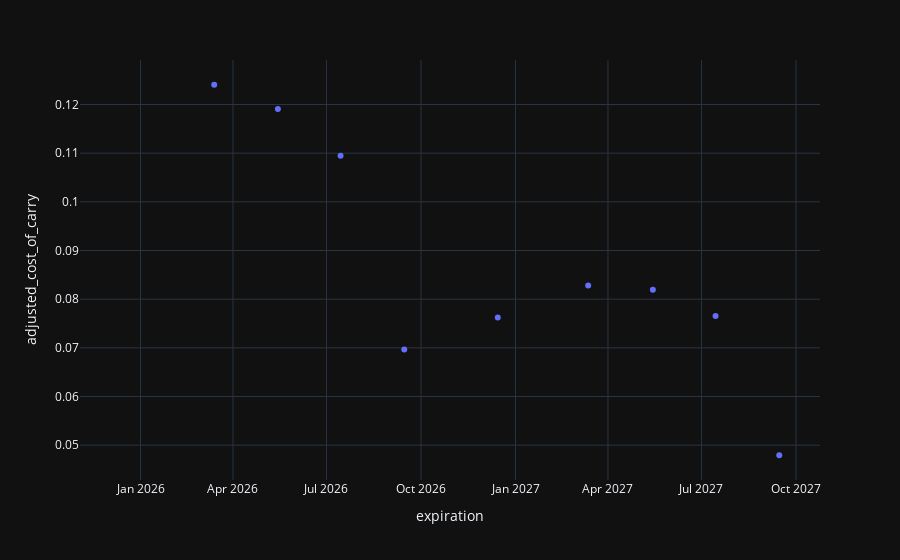

Here is the notebook cell this chart was saved with:
### Code cell
px.scatter(two_years, x="expiration", y="adjusted_cost_of_carry")

### Figure 1 — Plotly figure (JSON) as saved in the notebook; plotly's stock layout.template omitted (floating-point values rounded to 4 significant figures)
{"data": [{"hovertemplate": "expiration=%{x}<br>adjusted_cost_of_carry=%{y}<extra></extra>", "legendgroup": "", "marker": {"color": "#636efa", "symbol": "circle"}, "mode": "markers", "name": "", "orientation": "v", "showlegend": false, "x": ["2025-12-12T18:01:00.000000000", "2026-03-13T17:01:00.000000000", "2026-05-14T17:01:00.000000000", "2026-07-14T17:01:00.000000000", "2026-09-14T17:01:00.000000000", "2026-12-14T18:01:00.000000000", "2027-03-12T18:01:00.000000000", "2027-05-14T17:01:00.000000000", "2027-07-14T17:01:00.000000000", "2027-09-14T17:01:00.000000000"], "xaxis": "x", "y": [NaN, 0.1241, 0.1191, 0.1095, 0.06966, 0.07623, 0.0828, 0.08192, 0.07654, 0.04793], "yaxis": "y", "type": "scatter"}], "layout": {"xaxis": {"anchor": "y", "domain": [0.0, 1.0], "title": {"text": "expiration"}}, "yaxis": {"anchor": "x", "domain": [0.0, 1.0], "title": {"text": "adjusted_cost_of_carry"}}, "legend": {"tracegroupgap": 0}, "margin": {"t": 60}}}
